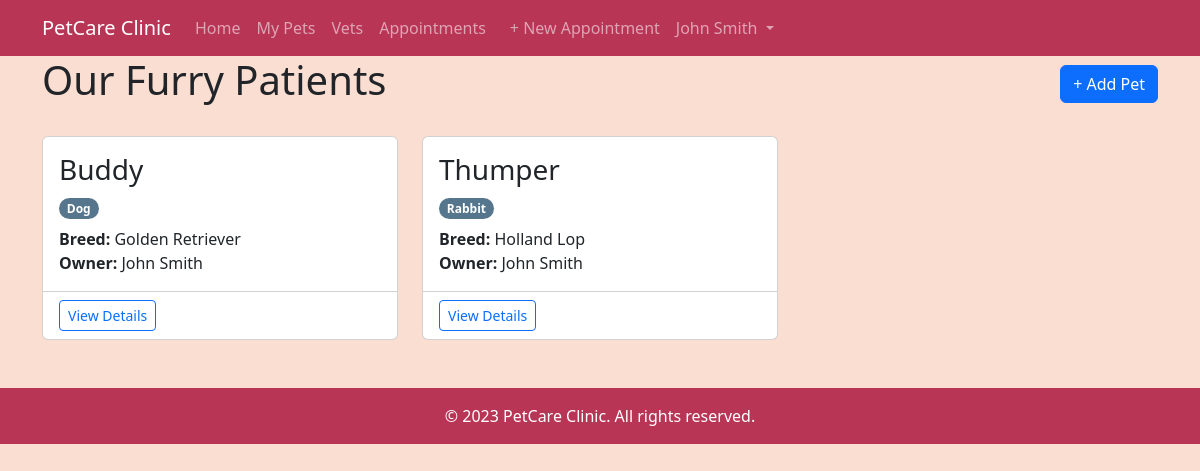
The app's page /pets/ (signed in) with its own data.
### clinic/models.py (models this page shows, shortened)
class Owner(AbstractUser):
    phone = models.CharField(max_length=15, blank=True)
    profile_picture = models.ImageField(upload_to='profile_pics/', blank=True, null=True)
    class Meta:
        verbose_name = "Owner"
        verbose_name_plural = "Owners"

class Pet(models.Model):
    owner = models.ForeignKey(Owner, on_delete=models.CASCADE, related_name='pets')
    name = models.CharField(max_length=100)
    species = models.CharField(max_length=50)
    breed = models.CharField(max_length=100)
    photo = models.ImageField(upload_to='pet_photos/', null=True, blank=True)
    created_at = models.DateTimeField(auto_now_add=True)
    updated_at = models.DateTimeField(auto_now=True)

### clinic/views.py (the view)
# urls.py: path('pets/', PetListView.as_view(), name='pet-list'),
class PetListView(LoginRequiredMixin, ListView):
    model = Pet
    template_name = 'clinic/pet_list.html'
    context_object_name = 'pets'
    def get_queryset(self):
        return Pet.objects.filter(owner=self.request.user)

### clinic/templates/clinic/pet_list.html (shortened to what this page needs)
{% extends 'clinic/base.html' %}
{% block content %}
<div class="d-flex justify-content-between align-items-center mb-4">
    <h1>Our Furry Patients</h1>
    <a href="{% url 'pet-create' %}" class="btn btn-primary">+ Add Pet</a>
</div>
<div class="row row-cols-1 row-cols-md-3 g-4">
    {% for pet in object_list %}
    <div class="col">
        <div class="card h-100 pet-card">
            <div class="card-body">
                <h3 class="card-title">{{ pet.name }}</h3>
                <p class="card-text">
                    <span class="badge rounded-pill mb-2" style="background-color: var(--ucla-blue);">
                        {{ pet.species }}
                    </span>
                    <br>
                    <strong>Breed:</strong> {{ pet.breed }}<br>
                    <strong>Owner:</strong> {{ pet.owner.get_full_name }}
                </p>
            </div>
            <div class="card-footer bg-transparent">
                <a href="{% url 'pet-detail' pet.pk %}" class="btn btn-sm btn-outline-primary">View Details</a>
            </div>
        </div>
    </div>
    {% endfor %}
</div>
{% endblock %}

### clinic/templates/clinic/base.html (shortened to what this page needs)
<!DOCTYPE html>
<html lang="en">
<head>
    <link href="https://cdn.jsdelivr.net/npm/bootstrap@5.3.0/dist/css/bootstrap.min.css" rel="stylesheet">
</head>
<body>
    <nav class="navbar navbar-expand-lg navbar-dark">
        <div class="container">
            <a class="navbar-brand" href="{% url 'clinic-home' %}">PetCare Clinic</a>
            <div class="collapse navbar-collapse" id="navbarNav">
                <ul class="navbar-nav">
                    <li><a class="nav-link" href="{% url 'clinic-home' %}">Home</a></li>
                    {% if user.is_authenticated %}
                        <li><a class="nav-link" href="{% url 'pet-list' %}">My Pets</a></li>
                        <li><a class="nav-link" href="{% url 'vet-list' %}">Vets</a></li>
                        <li><a class="nav-link" href="{% url 'appointment-list' %}">Appointments</a></li>
                        <li><a class="nav-link btn btn-sm btn-primary ms-2" href="{% url 'appointment-create' %}">+ New Appointment</a></li>
                        <li class="nav-item dropdown">
                            <a class="nav-link dropdown-toggle" href="#" id="navbarDropdown" role="button" data-bs-toggle="dropdown">
                                {{ user.get_full_name }}
                            </a>
                        </li>
                    {% else %}
                        <li><a class="nav-link" href="{% url 'owner-login' %}">Login</a></li>
                        <li><a class="nav-link" href="{% url 'owner-register' %}">Register</a></li>
                    {% endif %}
                </ul>
            </div>
        </div>
    </nav>
    <div class="container">
        {% block content %}{% endblock %}
    </div>
    <footer class="mt-5 py-3 text-center" style="background-color: var(--maroon); color: white;">
        <p class="mb-0">© 2023 PetCare Clinic. All rights reserved.</p>
    </footer>
</body>
</html>

### clinic/templates/clinic/base.html (style rules this page uses)
:root { --maroon: #b83556; --parrot-pink: #dc97a5; --ucla-blue: #55768c; --lumber: #faded2; --milk-chocolate: #845747; }
body { background-color: var(--lumber); font-family: 'Segoe UI', Tahoma, Geneva, Verdana, sans-serif; }
.navbar { background-color: var(--maroon); }

### records on screen
Owner: get_full_name "John Smith"
Pet: name "Buddy", species "Dog", breed "Golden Retriever", owner.get_full_name "John Smith"
Pet: name "Thumper", species "Rabbit", breed "Holland Lop", owner.get_full_name "John Smith"
